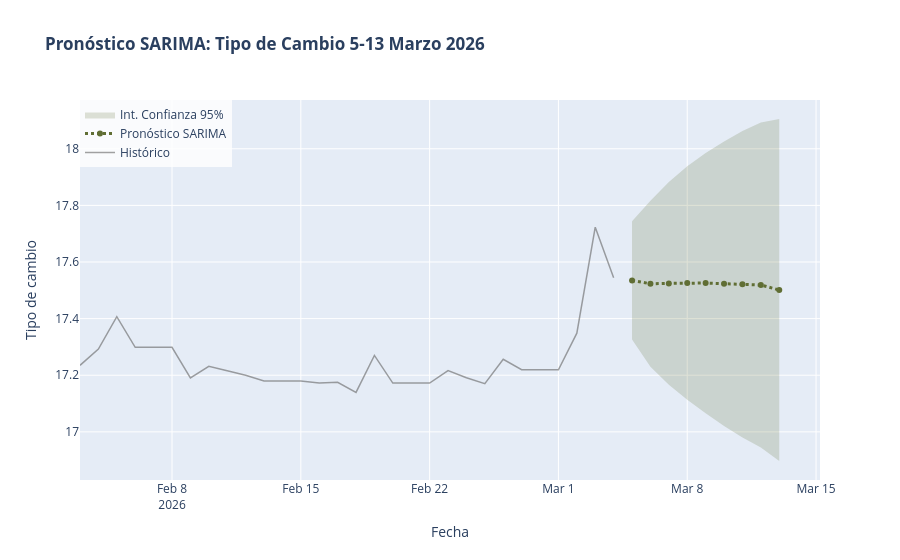

The notebook cell this image was saved under:
### Code cell
fecha_inicio = pd.Timestamp('2026-03-05')
fecha_fin = pd.Timestamp('2026-03-13')
forecast_index = pd.date_range(start=fecha_inicio, end=fecha_fin, freq='D')

# Modelo

col_target = "tipo_cambio"

model_sarima = SARIMAX(
    df[col_target],
    order=(1,0,1),
    seasonal_order=(2,1,1,7),
    trend="c"
)

results_sarima = model_sarima.fit(disp=False, method='powell')

# Forecast

forecast_obj = results_sarima.get_forecast(steps=len(forecast_index))
forecast_vals = forecast_obj.predicted_mean
conf_int = forecast_obj.conf_int(alpha=0.05)

print(results_sarima.summary())


fig = go.Figure()

fig.add_trace(go.Scatter(
    x=df[col_target].index[-30:], 
    y=df[col_target].values[-30:],
    mode='lines',
    name='Histórico',
    line=dict(color='rgba(100, 100, 100, 0.6)', width=1.5)
))

fig.add_trace(go.Scatter(
    x=forecast_index, 
    y=forecast_vals,
    name='Pronóstico SARIMA',
    line=dict(color='#606E34', width=3, dash='dot')
))

fig.add_trace(go.Scatter(
    x=conf_int.index, 
    y=conf_int.iloc[:,0],
    mode='lines', 
    line=dict(width=0), 
    showlegend=False,
    hoverinfo='skip'
))

fig.add_trace(go.Scatter(
    x=conf_int.index, 
    y=conf_int.iloc[:,1],
    mode='lines', 
    line=dict(width=0), 
    fill='tonexty',
    fillcolor='rgba(96, 110, 52, 0.2)',
    name='Int. Confianza 95%',
    hoverinfo='skip'
))

fig.update_layout(
    title='<b>Pronóstico SARIMA: Tipo de Cambio 5-13 Marzo 2026</b>',
    xaxis_title='Fecha',
    yaxis_title='Tipo de cambio',
    legend=dict(x=0, y=1, bgcolor='rgba(255,255,255,0.8)'),
    hovermode="x unified"
)

fig.show()

### Figure 1 — Plotly figure (JSON) as saved in the notebook; plotly's stock layout.template omitted (floating-point values rounded to 4 significant figures)
{"data": [{"line": {"color": "rgba(100, 100, 100, 0.6)", "width": 1.5}, "mode": "lines", "name": "Histórico", "type": "scatter", "x": ["2026-02-03T00:00:00.000000", "2026-02-04T00:00:00.000000", "2026-02-05T00:00:00.000000", "2026-02-06T00:00:00.000000", "2026-02-07T00:00:00.000000", "2026-02-08T00:00:00.000000", "2026-02-09T00:00:00.000000", "2026-02-10T00:00:00.000000", "2026-02-11T00:00:00.000000", "2026-02-12T00:00:00.000000", "2026-02-13T00:00:00.000000", "2026-02-14T00:00:00.000000", "2026-02-15T00:00:00.000000", "2026-02-16T00:00:00.000000", "2026-02-17T00:00:00.000000", "2026-02-18T00:00:00.000000", "2026-02-19T00:00:00.000000", "2026-02-20T00:00:00.000000", "2026-02-21T00:00:00.000000", "2026-02-22T00:00:00.000000", "2026-02-23T00:00:00.000000", "2026-02-24T00:00:00.000000", "2026-02-25T00:00:00.000000", "2026-02-26T00:00:00.000000", "2026-02-27T00:00:00.000000", "2026-02-28T00:00:00.000000", "2026-03-01T00:00:00.000000", "2026-03-02T00:00:00.000000", "2026-03-03T00:00:00.000000", "2026-03-04T00:00:00.000000"], "y": [17.23, 17.29, 17.41, 17.3, 17.3, 17.3, 17.19, 17.23, 17.22, 17.2, 17.18, 17.18, 17.18, 17.17, 17.18, 17.14, 17.27, 17.17, 17.17, 17.17, 17.22, 17.19, 17.17, 17.26, 17.22, 17.22, 17.22, 17.35, 17.72, 17.54]}, {"line": {"color": "#606E34", "dash": "dot", "width": 3}, "name": "Pronóstico SARIMA", "type": "scatter", "x": ["2026-03-05T00:00:00.000000", "2026-03-06T00:00:00.000000", "2026-03-07T00:00:00.000000", "2026-03-08T00:00:00.000000", "2026-03-09T00:00:00.000000", "2026-03-10T00:00:00.000000", "2026-03-11T00:00:00.000000", "2026-03-12T00:00:00.000000", "2026-03-13T00:00:00.000000"], "y": [17.53, 17.52, 17.52, 17.53, 17.53, 17.52, 17.52, 17.52, 17.5]}, {"hoverinfo": "skip", "line": {"width": 0}, "mode": "lines", "showlegend": false, "type": "scatter", "x": ["2026-03-05T00:00:00.000000", "2026-03-06T00:00:00.000000", "2026-03-07T00:00:00.000000", "2026-03-08T00:00:00.000000", "2026-03-09T00:00:00.000000", "2026-03-10T00:00:00.000000", "2026-03-11T00:00:00.000000", "2026-03-12T00:00:00.000000", "2026-03-13T00:00:00.000000"], "y": [17.33, 17.23, 17.17, 17.11, 17.07, 17.02, 16.98, 16.95, 16.9]}, {"fill": "tonexty", "fillcolor": "rgba(96, 110, 52, 0.2)", "hoverinfo": "skip", "line": {"width": 0}, "mode": "lines", "name": "Int. Confianza 95%", "type": "scatter", "x": ["2026-03-05T00:00:00.000000", "2026-03-06T00:00:00.000000", "2026-03-07T00:00:00.000000", "2026-03-08T00:00:00.000000", "2026-03-09T00:00:00.000000", "2026-03-10T00:00:00.000000", "2026-03-11T00:00:00.000000", "2026-03-12T00:00:00.000000", "2026-03-13T00:00:00.000000"], "y": [17.74, 17.82, 17.88, 17.94, 17.99, 18.03, 18.06, 18.09, 18.11]}], "layout": {"hovermode": "x unified", "legend": {"bgcolor": "rgba(255,255,255,0.8)", "x": 0, "y": 1}, "title": {"text": "<b>Pronóstico SARIMA: Tipo de Cambio 5-13 Marzo 2026</b>"}, "xaxis": {"title": {"text": "Fecha"}}, "yaxis": {"title": {"text": "Tipo de cambio"}}}}
